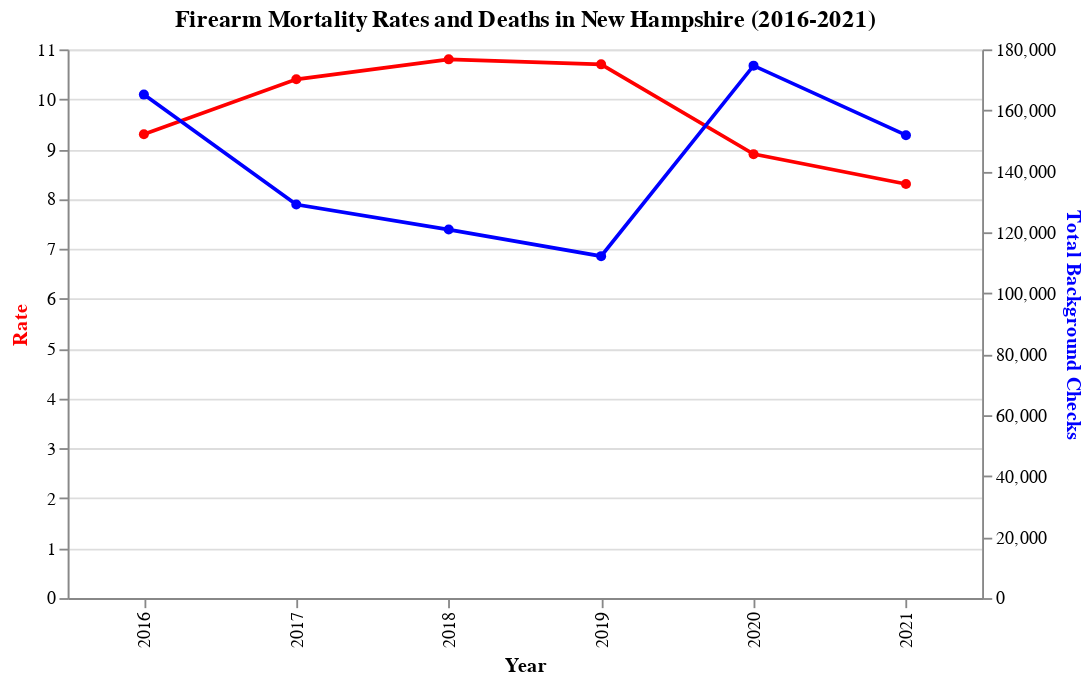

The cell this chart's notebook holds for it:
### Markdown cell above
# New Hampshire

### Code cell
nh_data = pd.read_csv("nh_data.csv")

# Creating a base for the chart to share x-axis configuration
base_nh = alt.Chart(nh_data).encode(
    alt.X('Year:N', axis=alt.Axis(title='Year'))  # 'Year' as ordinal
)

# Creating the line chart for the 'Rate' on the left y-axis
rate_chart_nh = base_nh.mark_line(point=True, color='red').encode(
    alt.Y('Rate:Q', axis=alt.Axis(title='Rate', titleColor='red')),
    tooltip = ["Year", "Rate", "Notes"],
    color = alt.value("red")
)

# Creating the line chart for the 'Total Background Checks' on the right y-axis
deaths_chart_nh = base_nh.mark_line(point=True, color='blue').encode(
    alt.Y('Total Background Checks:Q', axis=alt.Axis(title='Total Background Checks', titleColor='blue')),
    tooltip = ["Year", "Total Background Checks", "Notes"],
    color = alt.value("blue")
)

# Combining both charts
chart_nh = alt.layer(rate_chart_nh, deaths_chart_nh).resolve_scale(
    y='independent'
).properties(
    title='Firearm Mortality Rates and Deaths in New Hampshire (2016-2021)',
    width=500,
    height=300
)

chart_nh

### Figure 1 — Vega-Lite specification as saved in the notebook (floating-point values rounded to 4 significant figures)
{"config": {"view": {"continuousWidth": 400, "continuousHeight": 300}}, "layer": [{"mark": {"type": "line", "color": "red", "point": true}, "encoding": {"color": {"value": "red"}, "tooltip": [{"field": "Year", "type": "quantitative"}, {"field": "Rate", "type": "quantitative"}, {"field": "Notes", "type": "nominal"}], "x": {"axis": {"title": "Year"}, "field": "Year", "type": "nominal"}, "y": {"axis": {"title": "Rate", "titleColor": "red"}, "field": "Rate", "type": "quantitative"}}}, {"mark": {"type": "line", "color": "blue", "point": true}, "encoding": {"color": {"value": "blue"}, "tooltip": [{"field": "Year", "type": "quantitative"}, {"field": "Total Background Checks", "type": "quantitative"}, {"field": "Notes", "type": "nominal"}], "x": {"axis": {"title": "Year"}, "field": "Year", "type": "nominal"}, "y": {"axis": {"title": "Total Background Checks", "titleColor": "blue"}, "field": "Total Background Checks", "type": "quantitative"}}}], "data": {"name": "data-e57d03b15ef1d91d157292f7ebb7c680"}, "height": 300, "resolve": {"scale": {"y": "independent"}}, "title": "Firearm Mortality Rates and Deaths in New Hampshire (2016-2021)", "width": 500, "$schema": "https://vega.github.io/schema/vega-lite/v4.17.0.json", "datasets": {"data-e57d03b15ef1d91d157292f7ebb7c680": [{"Year": 2021, "State": "NH", "Rate": 8.3, "Deaths": 123, "Total Background Checks": 151853, "Notes": "Enacts legislation allowing family members and law enforcement to petition for temporary firearm removal from individuals in mental health crisis."}, {"Year": 2020, "State": "NH", "Rate": 8.9, "Deaths": 128, "Total Background Checks": 174662, "Notes": "Discusses the potential implementation of a waiting period for firearm purchases to allow time for background checks and cooling-off periods."}, {"Year": 2019, "State": "NH", "Rate": 10.7, "Deaths": 156, "Total Background Checks": 112173, "Notes": "Tightens the background check process for concealed carry permit applicants with focusing on mental health history and criminal records."}, {"Year": 2018, "State": "NH", "Rate": 10.8, "Deaths": 155, "Total Background Checks": 120889, "Notes": "Introduces guidelines promoting responsible firearm storage practices to prevent unauthorized access in households with minors particularly."}, {"Year": 2017, "State": "NH", "Rate": 10.4, "Deaths": 146, "Total Background Checks": 129090, "Notes": "Introduces stricter penalties for individuals convicted of gun-related crimes to deter illegal firearm use."}, {"Year": 2016, "State": "NH", "Rate": 9.3, "Deaths": 132, "Total Background Checks": 165164, "Notes": "Strengthens its preemption laws to prevent local jurisdictions from enacting firearm regulations that exceed state laws."}]}}
